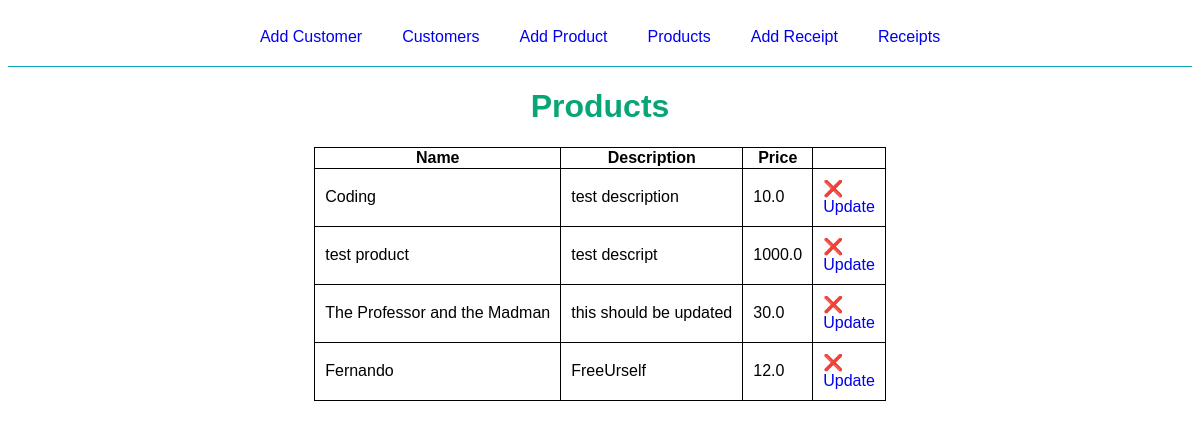
Page /product/products on the committed database.
### flaskr/models/product/__init__.py (models this page shows, shortened)
class Product(db.Model, MyModel):
    id = Column(Integer, primary_key=True)
    name = Column(String(100), nullable=False, unique=True)
    description = Column(Text(1000), nullable=False)
    price = Column(Float, nullable=False, default=0)
    sold_products = db.relationship(
        'SoldProduct',
        backref='product',
        lazy=True,
        cascade='all, delete-orphan'
    )
    def get_all():
        return Product.query.all()

### flaskr/views/product.py (the view)
@bp.route('/products')
def products():
    products = Product.get_all()
    return render_template(
        'product/products.html',
        products=products,
        heads=product_heads
    )

### flaskr/templates/product/products.html (shortened to what this page needs)
{% extends 'base.html' %}
{% block content %}
<div class="title-container">
    <h1 class="title">Products</h1>
</div>
<table class="products">
    <tr>
        <th>Name</th>
        <th>Description</th>
        <th>Price</th>
      </tr>
    {% for product in products %}
    <tr>
        {% for head in heads %}
        <td>
            {{ product[head] }}
        </td>
        {% endfor %}
        <td>
            <a href="{{ url_for('product.delete', product_id=product.id) }}">❌</a>
            <br>
            <a href="{{ url_for('product.update', product_id=product.id) }}">Update</a>
        </td>
    </tr>
    {% endfor %}
</table>
{% endblock %}

### flaskr/static/style.css (style rules this page uses)
* { font-family: Verdana, Geneva, Tahoma, sans-serif; }
.title { font-family: Verdana, Geneva, Tahoma, sans-serif; color: rgb(8, 165, 118) }
.title-container, .add, .update { display: flex; justify-content: center; flex-direction: column; align-items: center; }
.customers, .products { display: grid; justify-content: center; border-collapse: collapse; }
td { border: 1px solid black; border-collapse: collapse; padding: 10px; }
a { text-decoration: none; }
.products-receipt, td, th , tr { border: 1px solid black; border-collapse: collapse; }

### rows in the picture
Product: name "Coding" "test description" "10.0"
Product: name "test product" "test descript" "1000.0"
Product: name "The Professor and the Madman" "this should be updated" "30.0"
Product: name "Fernando" "FreeUrself" "12.0"
